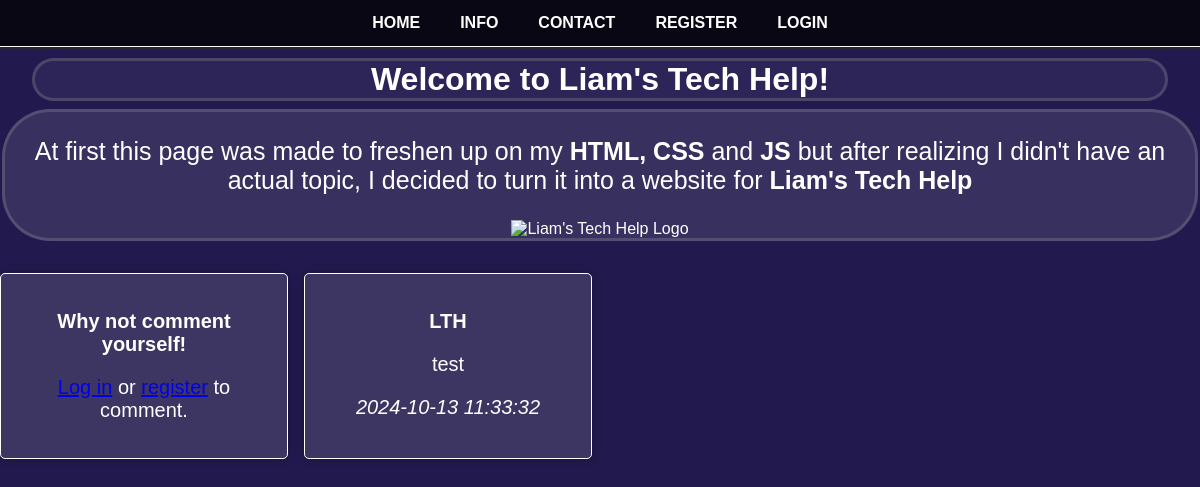
Before: / with the older database file.
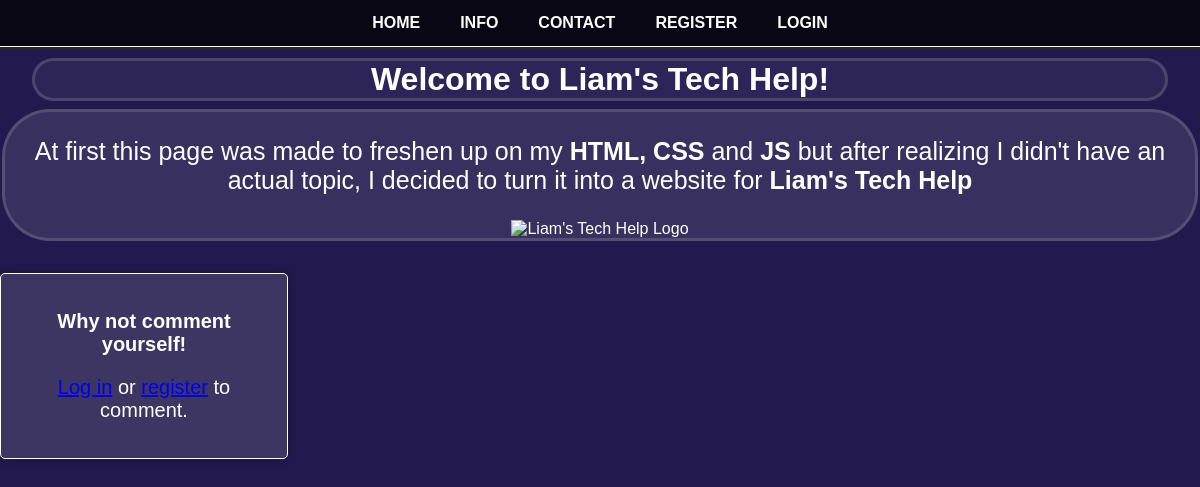
After: the same page with the newer database file.
### app.py (models this page shows, shortened)
class Comment(db.Model):
    id = db.Column(db.Integer, primary_key=True)
    username = db.Column(db.String(80), nullable=False)
    content = db.Column(db.String(200), nullable=False)
    image = db.Column(db.String(120), nullable=True)
    timestamp = db.Column(db.DateTime, default=db.func.current_timestamp())

### app.py (the view)
@app.route('/')
def home():
    comments = Comment.query.order_by(Comment.timestamp.desc()).all()
    return render_template('index.html', logged_in='username' in session, comments=comments)

### app.py (called while the page is built)
def delete_old_files():
    now = time.time()
    for filename in os.listdir(app.config['UPLOAD_FOLDER']):
        file_path = os.path.join(app.config['UPLOAD_FOLDER'], filename)
        if os.path.isfile(file_path):
            if now - os.path.getmtime(file_path) > 7 * 24 * 60 * 60:  # 7 days
                os.remove(file_path)

@app.before_request
def create_tables():
    db.create_all()
    delete_old_files()

### templates/index.html (shortened to what this page needs)
<!DOCTYPE HTML>
<html lang="en" style="font-family: montserrat;">
<head>
    <link rel="stylesheet" href="{{ url_for('static', filename='styles/header.css') }}">
    <link rel="stylesheet" href="{{ url_for('static', filename='styles/nav.css') }}">
    <link rel="stylesheet" href="{{ url_for('static', filename='styles/main.css') }}">
    <link rel="stylesheet" href="{{ url_for('static', filename='styles/index.css') }}">
</head>
<body>
    <header>
        <nav class="navbar">
            <ul>
                <li><a href="{{ url_for('home') }}"><b>HOME</b></a></li>
                <li><a href="{{ url_for('info') }}"><b>INFO</b></a></li>
                <li><a href="{{ url_for('contact') }}"><b>CONTACT</b></a></li>
                {% if logged_in %}
                    <li><a href="{{ url_for('profile') }}"><b>PROFILE</b></a></li>
                    <li><a href="{{ url_for('logout') }}"><b>LOGOUT</b></a></li>
                {% else %}
                    <li><a href="{{ url_for('register') }}"><b>REGISTER</b></a></li>
                    <li><a href="{{ url_for('login') }}"><b>LOGIN</b></a></li>
                {% endif %}
            </ul>
        </nav>
    </header>
    <main>
        <div class="title">
            <p class="title1"><b>Welcome to Liam's Tech Help!</b></p>
        </div>
        <div class="container">
            <div class="text1">
                <p>At first this page was made to freshen up on my <b>HTML, CSS</b> and <b>JS</b> but after realizing I didn't have an actual topic, I decided to turn it into a website for <b>Liam's Tech Help</b></p>
            </div>
            <div class="image1">
                <img src="{{ url_for('static', filename='images/LTH.webp') }}" alt="Liam's Tech Help Logo" width="150vh">
            </div>
        </div>
         <div class="comment-section">
            <div class="comments-grid">
                <div class="comment-box prompt-box">
                    <p><b>Why not comment yourself!</b></p>
                    {% if logged_in %}
                        <form method="POST" action="{{ url_for('add_comment') }}" enctype="multipart/form-data">
                            <div>
                                <label for="content">Your Comment:</label>
                                <textarea id="content" name="content" maxlength="200"></textarea>
                            </div>
                            <div>
                                <label for="image">Upload an Image:</label>
                                <input type="file" id="image" name="image" accept="image/*">
                            </div>
                            <button type="submit">Post</button>
                        </form>
                    {% else %}
                        <p><a href="{{ url_for('login') }}">Log in</a> or <a href="{{ url_for('register') }}">register</a> to comment.</p>
                    {% endif %}
                </div>
                {% for comment in comments %}
                <div class="comment-box">
                    <p><b>{{ comment.username }}</b></p>
                    <p>{{ comment.content }}</p>
                    <p><i>{{ comment.timestamp }}</i></p>
                </div>
                {% endfor %}
            </div>
        </div>
    </main>
</body>
</html>

Changed rows visible on the page:
removed Comment: username "LTH", content "test", timestamp "2024-10-13 11:33:32"
